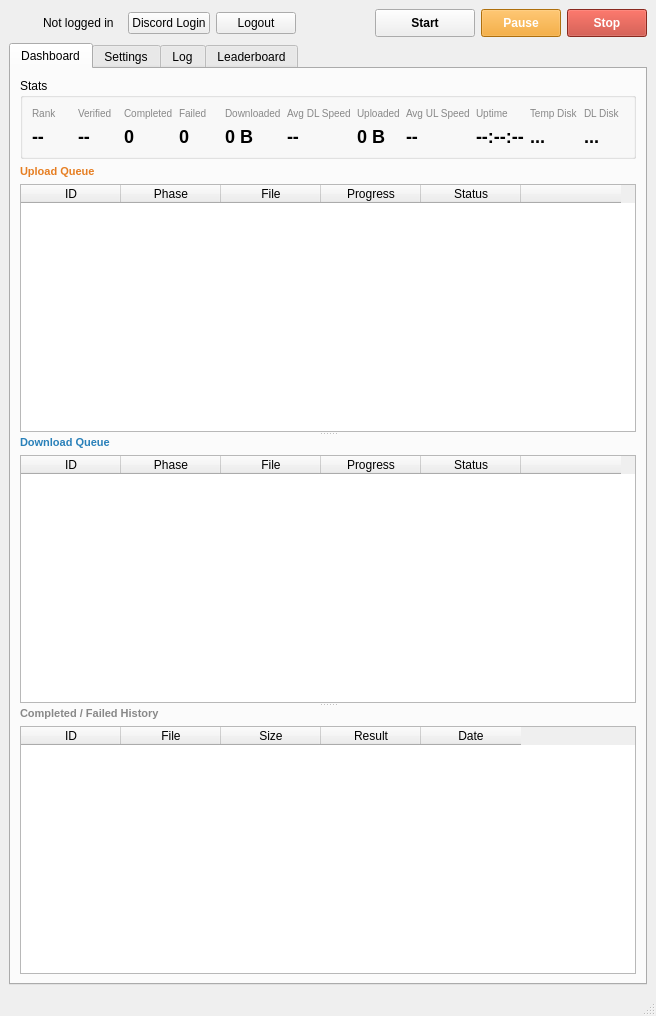
<?xml version="1.0" encoding="UTF-8"?>
<ui version="4.0">
 <class>MainWindow</class>
 <widget class="QMainWindow" name="MainWindow">
  <property name="windowTitle"><string>MinervaStation</string></property>
  <widget class="QWidget" name="centralWidget">
   <layout class="QVBoxLayout" name="mainLayout" stretch="0,1">
    <item>
     <layout class="QHBoxLayout" name="topBar">
      <item>
       <widget class="QLabel" name="mUserAvatar">
        <property name="minimumSize"><size><width>28</width><height>28</height></size></property>
        <property name="maximumSize"><size><width>28</width><height>28</height></size></property>
        <property name="scaledContents"><bool>true</bool></property>
        <property name="text"><string/></property>
       </widget>
      </item>
      <item>
       <widget class="QLabel" name="mLoginLabel">
        <property name="text"><string>Not logged in</string></property>
       </widget>
      </item>
      <item>
       <spacer name="topSpacer1">
        <property name="orientation"><enum>Qt::Horizontal</enum></property>
        <property name="sizeType"><enum>QSizePolicy::Fixed</enum></property>
        <property name="sizeHint" stdset="0"><size><width>8</width><height>0</height></size></property>
       </spacer>
      </item>
      <item>
       <widget class="QPushButton" name="mLoginBtn">
        <property name="text"><string>Discord Login</string></property>
       </widget>
      </item>
      <item>
       <widget class="QPushButton" name="mLogoutBtn">
        <property name="text"><string>Logout</string></property>
       </widget>
      </item>
      <item>
       <spacer name="topStretch">
        <property name="orientation"><enum>Qt::Horizontal</enum></property>
        <property name="sizeHint" stdset="0"><size><width>40</width><height>20</height></size></property>
       </spacer>
      </item>
      <item>
       <widget class="QLabel" name="mVersionLabel">
        <property name="text"><string/></property>
       </widget>
      </item>
      <item>
       <spacer name="topSpacer2">
        <property name="orientation"><enum>Qt::Horizontal</enum></property>
        <property name="sizeType"><enum>QSizePolicy::Fixed</enum></property>
        <property name="sizeHint" stdset="0"><size><width>20</width><height>0</height></size></property>
       </spacer>
      </item>
      <item>
       <widget class="QPushButton" name="mStartBtn">
        <property name="minimumSize"><size><width>100</width><height>0</height></size></property>
        <property name="text"><string>Start</string></property>
        <property name="styleSheet"><string>QPushButton { font-weight: bold; padding: 6px 16px; }</string></property>
       </widget>
      </item>
      <item>
       <widget class="QPushButton" name="mPauseBtn">
        <property name="minimumSize"><size><width>80</width><height>0</height></size></property>
        <property name="text"><string>Pause</string></property>
        <property name="styleSheet"><string>QPushButton { font-weight: bold; padding: 6px 16px; background: #f39c12; color: white; }</string></property>
       </widget>
      </item>
      <item>
       <widget class="QPushButton" name="mStopBtn">
        <property name="minimumSize"><size><width>80</width><height>0</height></size></property>
        <property name="text"><string>Stop</string></property>
        <property name="styleSheet"><string>QPushButton { font-weight: bold; padding: 6px 16px; background: #c0392b; color: white; }</string></property>
       </widget>
      </item>
     </layout>
    </item>
    <item>
     <widget class="QTabWidget" name="mTabs">
      <property name="currentIndex"><number>0</number></property>
      <widget class="QWidget" name="dashTab">
       <attribute name="title"><string>Dashboard</string></attribute>
       <layout class="QVBoxLayout" name="dashLayout" stretch="0,1">
        <item>
         <widget class="QGroupBox" name="statsBox">
          <property name="title"><string>Stats</string></property>
          <layout class="QHBoxLayout" name="statsLayout">
           <item>
            <layout class="QVBoxLayout">
             <item><widget class="QLabel" name="labelRankTitle"><property name="text"><string>Rank</string></property><property name="styleSheet"><string>font-size: 10px; color: #888;</string></property></widget></item>
             <item><widget class="QLabel" name="mRankLabel"><property name="text"><string>--</string></property><property name="styleSheet"><string>font-size: 18px; font-weight: bold;</string></property></widget></item>
            </layout>
           </item>
           <item>
            <layout class="QVBoxLayout">
             <item><widget class="QLabel" name="labelVerifiedTitle"><property name="text"><string>Verified</string></property><property name="styleSheet"><string>font-size: 10px; color: #888;</string></property></widget></item>
             <item><widget class="QLabel" name="mVerifiedLabel"><property name="text"><string>--</string></property><property name="styleSheet"><string>font-size: 18px; font-weight: bold;</string></property></widget></item>
            </layout>
           </item>
           <item>
            <layout class="QVBoxLayout">
             <item><widget class="QLabel" name="labelCompletedTitle"><property name="text"><string>Completed</string></property><property name="styleSheet"><string>font-size: 10px; color: #888;</string></property></widget></item>
             <item><widget class="QLabel" name="mOkLabel"><property name="text"><string>0</string></property><property name="styleSheet"><string>font-size: 18px; font-weight: bold;</string></property></widget></item>
            </layout>
           </item>
           <item>
            <layout class="QVBoxLayout">
             <item><widget class="QLabel" name="labelFailedTitle"><property name="text"><string>Failed</string></property><property name="styleSheet"><string>font-size: 10px; color: #888;</string></property></widget></item>
             <item><widget class="QLabel" name="mFailLabel"><property name="text"><string>0</string></property><property name="styleSheet"><string>font-size: 18px; font-weight: bold;</string></property></widget></item>
            </layout>
           </item>
           <item>
            <layout class="QVBoxLayout">
             <item><widget class="QLabel" name="labelDownloadedTitle"><property name="text"><string>Downloaded</string></property><property name="styleSheet"><string>font-size: 10px; color: #888;</string></property></widget></item>
             <item><widget class="QLabel" name="mDownloadedLabel"><property name="text"><string>0 B</string></property><property name="styleSheet"><string>font-size: 18px; font-weight: bold;</string></property></widget></item>
            </layout>
           </item>
           <item>
            <layout class="QVBoxLayout">
             <item><widget class="QLabel" name="labelDlSpeedTitle"><property name="text"><string>Avg DL Speed</string></property><property name="styleSheet"><string>font-size: 10px; color: #888;</string></property></widget></item>
             <item><widget class="QLabel" name="mDlSpeedLabel"><property name="text"><string>--</string></property><property name="styleSheet"><string>font-size: 18px; font-weight: bold;</string></property></widget></item>
            </layout>
           </item>
           <item>
            <layout class="QVBoxLayout">
             <item><widget class="QLabel" name="labelUploadedTitle"><property name="text"><string>Uploaded</string></property><property name="styleSheet"><string>font-size: 10px; color: #888;</string></property></widget></item>
             <item><widget class="QLabel" name="mUploadedLabel"><property name="text"><string>0 B</string></property><property name="styleSheet"><string>font-size: 18px; font-weight: bold;</string></property></widget></item>
            </layout>
           </item>
           <item>
            <layout class="QVBoxLayout">
             <item><widget class="QLabel" name="labelUlSpeedTitle"><property name="text"><string>Avg UL Speed</string></property><property name="styleSheet"><string>font-size: 10px; color: #888;</string></property></widget></item>
             <item><widget class="QLabel" name="mUlSpeedLabel"><property name="text"><string>--</string></property><property name="styleSheet"><string>font-size: 18px; font-weight: bold;</string></property></widget></item>
            </layout>
           </item>
           <item>
            <layout class="QVBoxLayout">
             <item><widget class="QLabel" name="labelUptimeTitle"><property name="text"><string>Uptime</string></property><property name="styleSheet"><string>font-size: 10px; color: #888;</string></property></widget></item>
             <item><widget class="QLabel" name="mUptimeLabel"><property name="text"><string>--:--:--</string></property><property name="styleSheet"><string>font-size: 18px; font-weight: bold;</string></property></widget></item>
            </layout>
           </item>
           <item>
            <layout class="QVBoxLayout">
             <item><widget class="QLabel" name="labelTempDiskTitle"><property name="text"><string>Temp Disk</string></property><property name="styleSheet"><string>font-size: 10px; color: #888;</string></property></widget></item>
             <item><widget class="QLabel" name="mTempDiskLabel"><property name="text"><string>...</string></property><property name="styleSheet"><string>font-size: 18px; font-weight: bold;</string></property></widget></item>
            </layout>
           </item>
           <item>
            <layout class="QVBoxLayout">
             <item><widget class="QLabel" name="labelDlDiskTitle"><property name="text"><string>DL Disk</string></property><property name="styleSheet"><string>font-size: 10px; color: #888;</string></property></widget></item>
             <item><widget class="QLabel" name="mDlDiskLabel"><property name="text"><string>...</string></property><property name="styleSheet"><string>font-size: 18px; font-weight: bold;</string></property></widget></item>
            </layout>
           </item>
          </layout>
         </widget>
        </item>
        <item>
         <widget class="QSplitter" name="dashSplitter">
          <property name="orientation"><enum>Qt::Vertical</enum></property>
          <widget class="QWidget" name="mUploadWidget">
           <layout class="QVBoxLayout" name="ulLay">
            <property name="leftMargin"><number>0</number></property>
            <property name="topMargin"><number>0</number></property>
            <property name="rightMargin"><number>0</number></property>
            <property name="bottomMargin"><number>0</number></property>
            <item>
             <widget class="QLabel" name="mUploadQueueLabel">
              <property name="text"><string>Upload Queue</string></property>
              <property name="styleSheet"><string>font-weight: bold; font-size: 11px; color: #e67e22;</string></property>
             </widget>
            </item>
            <item>
             <widget class="QTableWidget" name="mUploadTable">
              <property name="columnCount"><number>6</number></property>
              <property name="rowCount"><number>0</number></property>
              <property name="editTriggers"><set>QAbstractItemView::NoEditTriggers</set></property>
              <property name="selectionBehavior"><enum>QAbstractItemView::SelectRows</enum></property>
              <column><property name="text"><string>ID</string></property></column>
              <column><property name="text"><string>Phase</string></property></column>
              <column><property name="text"><string>File</string></property></column>
              <column><property name="text"><string>Progress</string></property></column>
              <column><property name="text"><string>Status</string></property></column>
              <column><property name="text"><string/></property></column>
             </widget>
            </item>
           </layout>
          </widget>
          <widget class="QWidget" name="mDownloadWidget">
           <layout class="QVBoxLayout" name="dlLay">
            <property name="leftMargin"><number>0</number></property>
            <property name="topMargin"><number>0</number></property>
            <property name="rightMargin"><number>0</number></property>
            <property name="bottomMargin"><number>0</number></property>
            <item>
             <widget class="QLabel" name="mDownloadQueueLabel">
              <property name="text"><string>Download Queue</string></property>
              <property name="styleSheet"><string>font-weight: bold; font-size: 11px; color: #2980b9;</string></property>
             </widget>
            </item>
            <item>
             <widget class="QTableWidget" name="mDownloadTable">
              <property name="columnCount"><number>6</number></property>
              <property name="rowCount"><number>0</number></property>
              <property name="editTriggers"><set>QAbstractItemView::NoEditTriggers</set></property>
              <property name="selectionBehavior"><enum>QAbstractItemView::SelectRows</enum></property>
              <column><property name="text"><string>ID</string></property></column>
              <column><property name="text"><string>Phase</string></property></column>
              <column><property name="text"><string>File</string></property></column>
              <column><property name="text"><string>Progress</string></property></column>
              <column><property name="text"><string>Status</string></property></column>
              <column><property name="text"><string/></property></column>
             </widget>
            </item>
           </layout>
          </widget>
          <widget class="QWidget" name="finWidget">
           <layout class="QVBoxLayout" name="finLay">
            <property name="leftMargin"><number>0</number></property>
            <property name="topMargin"><number>0</number></property>
            <property name="rightMargin"><number>0</number></property>
            <property name="bottomMargin"><number>0</number></property>
            <item>
             <widget class="QLabel" name="mFinishedLabel">
              <property name="text"><string>Completed / Failed History</string></property>
              <property name="styleSheet"><string>font-weight: bold; font-size: 11px; color: #888;</string></property>
             </widget>
            </item>
            <item>
             <widget class="QTableWidget" name="mFinishedTable">
              <property name="columnCount"><number>5</number></property>
              <property name="rowCount"><number>0</number></property>
              <property name="editTriggers"><set>QAbstractItemView::NoEditTriggers</set></property>
              <property name="selectionBehavior"><enum>QAbstractItemView::SelectRows</enum></property>
              <column><property name="text"><string>ID</string></property></column>
              <column><property name="text"><string>File</string></property></column>
              <column><property name="text"><string>Size</string></property></column>
              <column><property name="text"><string>Result</string></property></column>
              <column><property name="text"><string>Date</string></property></column>
             </widget>
            </item>
           </layout>
          </widget>
         </widget>
        </item>
       </layout>
      </widget>
      <widget class="QWidget" name="settingsTab">
       <attribute name="title"><string>Settings</string></attribute>
       <layout class="QVBoxLayout" name="settingsOuterLayout">
        <item>
         <layout class="QFormLayout" name="settingsForm">
          <item row="0" column="0"><widget class="QLabel" name="labelServerUrl"><property name="text"><string>API Server:</string></property></widget></item>
          <item row="0" column="1"><widget class="QLineEdit" name="mServerUrl"><property name="text"><string>https://api.minerva-archive.org</string></property></widget></item>
          <item row="1" column="0"><widget class="QLabel" name="labelUploadUrl"><property name="text"><string>Upload Server:</string></property></widget></item>
          <item row="1" column="1"><widget class="QLineEdit" name="mUploadUrl"><property name="text"><string>https://gate.minerva-archive.org</string></property></widget></item>
          <item row="2" column="0"><widget class="QLabel" name="labelDlConc"><property name="text"><string>DL Concurrency:</string></property></widget></item>
          <item row="2" column="1"><widget class="QSpinBox" name="mDlConcurrency"><property name="minimum"><number>1</number></property><property name="maximum"><number>1000</number></property><property name="value"><number>5</number></property></widget></item>
          <item row="3" column="0"><widget class="QLabel" name="labelUlConc"><property name="text"><string>UL Concurrency:</string></property></widget></item>
          <item row="3" column="1"><widget class="QSpinBox" name="mUlConcurrency"><property name="minimum"><number>1</number></property><property name="maximum"><number>1000</number></property><property name="value"><number>5</number></property></widget></item>
          <item row="4" column="0"><widget class="QLabel" name="labelBatch"><property name="text"><string>Batch Size:</string></property></widget></item>
          <item row="4" column="1"><widget class="QSpinBox" name="mBatchSize"><property name="minimum"><number>1</number></property><property name="maximum"><number>1000</number></property><property name="value"><number>10</number></property></widget></item>
          <item row="5" column="0"><widget class="QLabel" name="labelAria2c"><property name="text"><string>aria2c Connections:</string></property></widget></item>
          <item row="5" column="1"><widget class="QSpinBox" name="mAria2cConns"><property name="minimum"><number>1</number></property><property name="maximum"><number>16</number></property><property name="value"><number>8</number></property></widget></item>
          <item row="6" column="0"><widget class="QLabel" name="labelRecPlaceholder"><property name="text"><string/></property></widget></item>
          <item row="6" column="1"><widget class="QPushButton" name="mRecommendBtn"><property name="text"><string>Recommended Settings</string></property><property name="toolTip"><string>Auto-detect system capabilities and run a network speed test to calculate optimal values</string></property></widget></item>
          <item row="7" column="0"><widget class="QLabel" name="labelTempDir"><property name="text"><string>Temp Dir:</string></property></widget></item>
          <item row="7" column="1">
           <layout class="QHBoxLayout" name="tempDirRow">
            <item><widget class="QLineEdit" name="mTempDir"/></item>
            <item><widget class="QPushButton" name="browseTempBtn"><property name="text"><string>Browse...</string></property></widget></item>
           </layout>
          </item>
          <item row="8" column="0"><widget class="QLabel" name="labelDlDir"><property name="text"><string>Downloads Dir:</string></property></widget></item>
          <item row="8" column="1">
           <layout class="QHBoxLayout" name="dlDirRow">
            <item><widget class="QLineEdit" name="mDownloadsDir"/></item>
            <item><widget class="QPushButton" name="browseDlBtn"><property name="text"><string>Browse...</string></property></widget></item>
           </layout>
          </item>
          <item row="9" column="0"><widget class="QLabel" name="labelKeepPlaceholder"><property name="text"><string/></property></widget></item>
          <item row="9" column="1"><widget class="QCheckBox" name="mKeepFiles"><property name="text"><string>Keep downloaded files after upload</string></property></widget></item>
          <item row="10" column="0"><widget class="QLabel" name="labelAria2cPlaceholder"><property name="text"><string/></property></widget></item>
          <item row="10" column="1"><widget class="QLabel" name="mAria2cLabel"><property name="text"><string/></property></widget></item>
         </layout>
        </item>
        <item>
         <widget class="QGroupBox" name="advancedBox">
          <property name="title"><string>Advanced Settings</string></property>
          <layout class="QFormLayout" name="advancedForm">
           <item row="0" column="0"><widget class="QLabel" name="labelDlRetryDelay"><property name="text"><string>DL Retry Delay (sec):</string></property></widget></item>
           <item row="0" column="1"><widget class="QSpinBox" name="mDownloadRetryDelay"><property name="minimum"><number>1</number></property><property name="maximum"><number>300</number></property><property name="value"><number>5</number></property></widget></item>
           <item row="1" column="0"><widget class="QLabel" name="labelUlRetryDelay"><property name="text"><string>UL Retry Delay (sec):</string></property></widget></item>
           <item row="1" column="1"><widget class="QSpinBox" name="mUploadRetryDelay"><property name="minimum"><number>1</number></property><property name="maximum"><number>300</number></property><property name="value"><number>10</number></property></widget></item>
           <item row="2" column="0"><widget class="QLabel" name="labelDiskReserve"><property name="text"><string>Disk Reserve (MB):</string></property></widget></item>
           <item row="2" column="1"><widget class="QSpinBox" name="mDiskReserveMb"><property name="minimum"><number>0</number></property><property name="maximum"><number>100000</number></property><property name="value"><number>500</number></property></widget></item>
           <item row="3" column="0"><widget class="QLabel" name="labelReportRetries"><property name="text"><string>Report Retries:</string></property></widget></item>
           <item row="3" column="1"><widget class="QSpinBox" name="mReportRetries"><property name="minimum"><number>1</number></property><property name="maximum"><number>100</number></property><property name="value"><number>20</number></property></widget></item>
           <item row="4" column="0"><widget class="QLabel" name="labelQueuePrefetch"><property name="text"><string>Queue Prefetch:</string></property></widget></item>
           <item row="4" column="1"><widget class="QSpinBox" name="mQueuePrefetch"><property name="minimum"><number>1</number></property><property name="maximum"><number>20</number></property><property name="value"><number>2</number></property></widget></item>
           <item row="5" column="0"><widget class="QLabel" name="labelChunkSize"><property name="text"><string>Upload Chunk Size (MB):</string></property></widget></item>
           <item row="5" column="1"><widget class="QSpinBox" name="mUploadChunkSizeMb"><property name="minimum"><number>1</number></property><property name="maximum"><number>64</number></property><property name="value"><number>8</number></property></widget></item>
           <item row="6" column="0"><widget class="QLabel" name="labelStartRetries"><property name="text"><string>UL Start Retries:</string></property></widget></item>
           <item row="6" column="1"><widget class="QSpinBox" name="mUploadStartRetries"><property name="minimum"><number>1</number></property><property name="maximum"><number>100</number></property><property name="value"><number>12</number></property></widget></item>
           <item row="7" column="0"><widget class="QLabel" name="labelChunkRetries"><property name="text"><string>UL Chunk Retries:</string></property></widget></item>
           <item row="7" column="1"><widget class="QSpinBox" name="mUploadChunkRetries"><property name="minimum"><number>1</number></property><property name="maximum"><number>100</number></property><property name="value"><number>30</number></property></widget></item>
           <item row="8" column="0"><widget class="QLabel" name="labelFinishRetries"><property name="text"><string>UL Finish Retries:</string></property></widget></item>
           <item row="8" column="1"><widget class="QSpinBox" name="mUploadFinishRetries"><property name="minimum"><number>1</number></property><property name="maximum"><number>100</number></property><property name="value"><number>12</number></property></widget></item>
           <item row="9" column="0"><widget class="QLabel" name="labelUlRetryCap"><property name="text"><string>UL Retry Cap (sec):</string></property></widget></item>
           <item row="9" column="1"><widget class="QDoubleSpinBox" name="mUploadRetryCap"><property name="minimum"><double>1.000000000000000</double></property><property name="maximum"><double>120.000000000000000</double></property><property name="value"><double>25.000000000000000</double></property><property name="singleStep"><double>0.500000000000000</double></property></widget></item>
           <item row="10" column="0"><widget class="QLabel" name="labelChunkRetryCap"><property name="text"><string>UL Chunk Retry Cap (sec):</string></property></widget></item>
           <item row="10" column="1"><widget class="QDoubleSpinBox" name="mUploadChunkRetryCap"><property name="minimum"><double>1.000000000000000</double></property><property name="maximum"><double>120.000000000000000</double></property><property name="value"><double>20.000000000000000</double></property><property name="singleStep"><double>0.500000000000000</double></property></widget></item>
           <item row="11" column="0"><widget class="QLabel" name="labelUiInterval"><property name="text"><string>UI Update Interval (ms):</string></property></widget></item>
           <item row="11" column="1"><widget class="QSpinBox" name="mUiUpdateInterval"><property name="minimum"><number>10</number></property><property name="maximum"><number>1000</number></property><property name="value"><number>50</number></property></widget></item>
          </layout>
         </widget>
        </item>
        <item>
         <widget class="QGroupBox" name="statusBox">
          <property name="title"><string>Server Connection Status</string></property>
          <layout class="QFormLayout" name="statusGrid">
           <item row="0" column="0"><widget class="QLabel" name="labelSrvVersion"><property name="text"><string>API /worker/version:</string></property></widget></item>
           <item row="0" column="1"><widget class="QLabel" name="mStatusApiVersion"><property name="textFormat"><enum>Qt::RichText</enum></property></widget></item>
           <item row="1" column="0"><widget class="QLabel" name="labelSrvJobs"><property name="text"><string>API /api/jobs:</string></property></widget></item>
           <item row="1" column="1"><widget class="QLabel" name="mStatusApiJobs"><property name="textFormat"><enum>Qt::RichText</enum></property></widget></item>
           <item row="2" column="0"><widget class="QLabel" name="labelSrvReport"><property name="text"><string>API /api/jobs/report:</string></property></widget></item>
           <item row="2" column="1"><widget class="QLabel" name="mStatusApiReport"><property name="textFormat"><enum>Qt::RichText</enum></property></widget></item>
           <item row="3" column="0"><widget class="QLabel" name="labelSrvLb"><property name="text"><string>API /api/leaderboard:</string></property></widget></item>
           <item row="3" column="1"><widget class="QLabel" name="mStatusApiLeaderboard"><property name="textFormat"><enum>Qt::RichText</enum></property></widget></item>
           <item row="4" column="0"><widget class="QLabel" name="labelSrvGate"><property name="text"><string>Gate /api/upload:</string></property></widget></item>
           <item row="4" column="1"><widget class="QLabel" name="mStatusGateUpload"><property name="textFormat"><enum>Qt::RichText</enum></property></widget></item>
           <item row="5" column="0"><widget class="QLabel" name="labelSrvBtnPlaceholder"><property name="text"><string/></property></widget></item>
           <item row="5" column="1"><widget class="QPushButton" name="mCheckServersBtn"><property name="text"><string>Check Servers</string></property></widget></item>
          </layout>
         </widget>
        </item>
        <item>
         <spacer name="settingsBottomSpacer">
          <property name="orientation"><enum>Qt::Vertical</enum></property>
          <property name="sizeHint" stdset="0"><size><width>20</width><height>40</height></size></property>
         </spacer>
        </item>
       </layout>
      </widget>
      <widget class="QWidget" name="logTab">
       <attribute name="title"><string>Log</string></attribute>
       <layout class="QVBoxLayout" name="logLayout">
        <item>
         <widget class="QPlainTextEdit" name="mLogView">
          <property name="readOnly"><bool>true</bool></property>
          <property name="maximumBlockCount"><number>5000</number></property>
          <property name="font"><font><family>Consolas</family><pointsize>9</pointsize></font></property>
         </widget>
        </item>
       </layout>
      </widget>
      <widget class="QWidget" name="lbTab">
       <attribute name="title"><string>Leaderboard</string></attribute>
       <layout class="QVBoxLayout" name="lbLayout" stretch="0,1">
        <item>
         <layout class="QHBoxLayout" name="lbTopRow">
          <item>
           <widget class="QLineEdit" name="mLbSearch">
            <property name="placeholderText"><string>Search users...</string></property>
            <property name="clearButtonEnabled"><bool>true</bool></property>
            <property name="maximumSize"><size><width>250</width><height>16777215</height></size></property>
           </widget>
          </item>
          <item>
           <spacer name="lbStretch">
            <property name="orientation"><enum>Qt::Horizontal</enum></property>
            <property name="sizeHint" stdset="0"><size><width>40</width><height>20</height></size></property>
           </spacer>
          </item>
          <item>
           <widget class="QLabel" name="mLbCountLabel">
            <property name="text"><string/></property>
            <property name="styleSheet"><string>color: #888; font-size: 10px;</string></property>
           </widget>
          </item>
          <item>
           <spacer name="lbSpacer">
            <property name="orientation"><enum>Qt::Horizontal</enum></property>
            <property name="sizeType"><enum>QSizePolicy::Fixed</enum></property>
            <property name="sizeHint" stdset="0"><size><width>12</width><height>0</height></size></property>
           </spacer>
          </item>
          <item>
           <widget class="QLabel" name="mLbRefreshLabel">
            <property name="text"><string>Refresh</string></property>
            <property name="cursor"><cursorShape>PointingHandCursor</cursorShape></property>
            <property name="styleSheet"><string>QLabel { color: #2980b9; font-size: 11px; padding: 4px 8px; } QLabel:hover { color: #3498db; text-decoration: underline; } QLabel:disabled { color: #888; }</string></property>
           </widget>
          </item>
         </layout>
        </item>
        <item>
         <widget class="QTableWidget" name="mLbTable">
          <property name="columnCount"><number>5</number></property>
          <property name="rowCount"><number>0</number></property>
          <property name="editTriggers"><set>QAbstractItemView::NoEditTriggers</set></property>
          <property name="selectionMode"><enum>QAbstractItemView::NoSelection</enum></property>
          <property name="focusPolicy"><enum>Qt::NoFocus</enum></property>
          <property name="iconSize"><size><width>24</width><height>24</height></size></property>
          <property name="styleSheet"><string>QTableWidget::item { padding: 2px; } QTableWidget::item:focus { border: none; outline: none; }</string></property>
          <column><property name="text"><string>Rank</string></property></column>
          <column><property name="text"><string/></property></column>
          <column><property name="text"><string>Username</string></property></column>
          <column><property name="text"><string>Contributed</string></property></column>
          <column><property name="text"><string>Files</string></property></column>
         </widget>
        </item>
       </layout>
      </widget>
     </widget>
    </item>
   </layout>
  </widget>
  <widget class="QStatusBar" name="statusbar"/>
 </widget>
 <resources/>
 <connections/>
</ui>
